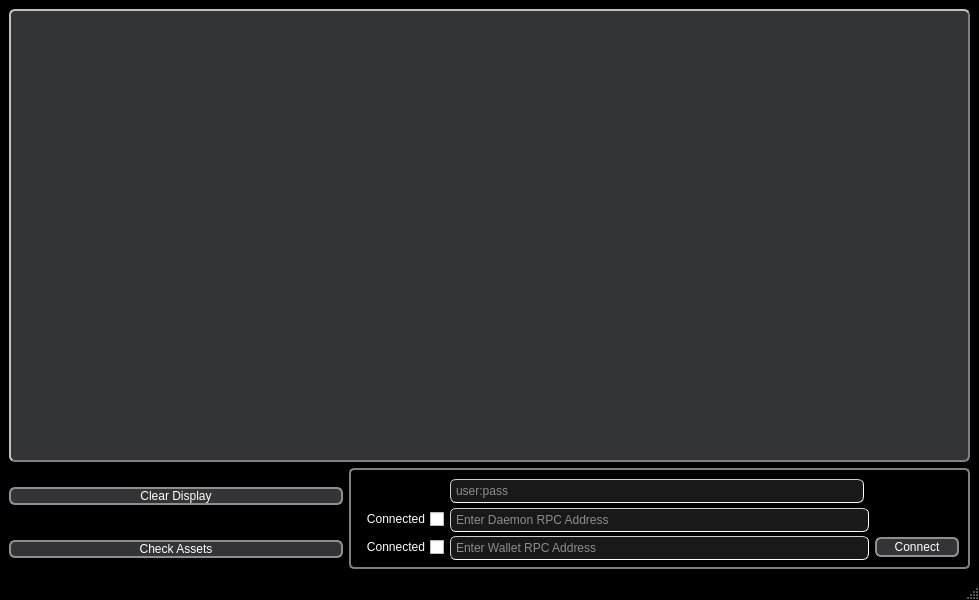
<?xml version="1.0" encoding="UTF-8"?>
<ui version="4.0">
 <class>MainWindow</class>
 <widget class="QMainWindow" name="MainWindow">
  <property name="geometry">
   <rect>
    <x>0</x>
    <y>0</y>
    <width>979</width>
    <height>600</height>
   </rect>
  </property>
  <property name="windowTitle">
   <string>dReam Tables - NFAVerify</string>
  </property>
  <property name="styleSheet">
   <string notr="true">QMainWindow {
	background-color: rgb(0, 0, 0);
}

QGroupBox {
    border: 2px solid gray;
    border-radius: 5px;
}

QPushButton:enabled{
	color: rgb(255, 255, 255);
	background-color: rgba(85, 88, 93, 150);
    border: 2px solid #8f8f91;
    border-radius: 6px;
    min-width: 80px;
}

QPushButton:hover {
	background-color: rgba(79, 186, 196, 150);
}

QPushButton:pressed {
	background-color: rgb(56, 47, 165);
}

QPushButton:!enabled{
    border: 2px solid;
	border-color: rgba(143, 143, 145, 90);
    border-radius: 6px;
	color: rgba(0, 0, 0, 0);
    border-radius: 6px;
    min-width: 80px;
}

QLineEdit {
    color: rgb(255, 255, 255);
    border-style: inset;
    border-width: 1px;
    border-radius: 6px;
	border-color: rgb(207, 207, 207);
    padding: 3px;
	background-color: rgb(25, 25, 25);
}</string>
  </property>
  <widget class="QWidget" name="centralwidget">
   <layout class="QGridLayout" name="gridLayout">
    <item row="0" column="0" colspan="2">
     <widget class="QTextBrowser" name="textBrowser">
      <property name="minimumSize">
       <size>
        <width>961</width>
        <height>432</height>
       </size>
      </property>
      <property name="styleSheet">
       <string notr="true">QTextBrowser{
    border-color: rgb(128, 128, 128);
    border-style: outset;
    border-width: 2px;
    border-radius: 6px;
    padding: 3px;
    background-color: rgba(85, 88, 93, 150);
    color: rgb(255, 255, 255);
}
</string>
      </property>
     </widget>
    </item>
    <item row="1" column="0">
     <widget class="QPushButton" name="clearButton">
      <property name="text">
       <string>Clear Display</string>
      </property>
     </widget>
    </item>
    <item row="1" column="1" rowspan="2">
     <widget class="QGroupBox" name="rpcGroupBox">
      <property name="minimumSize">
       <size>
        <width>621</width>
        <height>101</height>
       </size>
      </property>
      <property name="maximumSize">
       <size>
        <width>621</width>
        <height>101</height>
       </size>
      </property>
      <property name="styleSheet">
       <string notr="true">QGroupBox {
    border: 2px solid gray;
    border-radius: 5px;
	background-color: rgba(0, 0, 0, 180);
}

QGroupBox::title {
	color: rgb(255, 255, 255);
    subcontrol-origin: top;
    subcontrol-position: top left; 
    padding: 0 3px;
    border: 2px solid gray;
    border-bottom-right-radius: 6px;
}

QGroupBox::indicator {
    width: 13px;
    height: 13px;
}</string>
      </property>
      <property name="title">
       <string/>
      </property>
      <layout class="QGridLayout" name="gridLayout_3">
       <item row="2" column="3">
        <widget class="QPushButton" name="connectButton">
         <property name="minimumSize">
          <size>
           <width>84</width>
           <height>20</height>
          </size>
         </property>
         <property name="maximumSize">
          <size>
           <width>84</width>
           <height>20</height>
          </size>
         </property>
         <property name="styleSheet">
          <string notr="true"/>
         </property>
         <property name="text">
          <string>Connect</string>
         </property>
        </widget>
       </item>
       <item row="0" column="1">
        <widget class="QLineEdit" name="userpassInput">
         <property name="minimumSize">
          <size>
           <width>414</width>
           <height>24</height>
          </size>
         </property>
         <property name="maximumSize">
          <size>
           <width>615</width>
           <height>24</height>
          </size>
         </property>
         <property name="toolTip">
          <string>Enter rpc login info</string>
         </property>
         <property name="styleSheet">
          <string notr="true"/>
         </property>
         <property name="text">
          <string/>
         </property>
         <property name="echoMode">
          <enum>QLineEdit::Password</enum>
         </property>
         <property name="readOnly">
          <bool>false</bool>
         </property>
         <property name="placeholderText">
          <string>user:pass</string>
         </property>
        </widget>
       </item>
       <item row="1" column="0">
        <widget class="QCheckBox" name="daemonConnectedBox">
         <property name="enabled">
          <bool>true</bool>
         </property>
         <property name="maximumSize">
          <size>
           <width>90</width>
           <height>16777215</height>
          </size>
         </property>
         <property name="focusPolicy">
          <enum>Qt::NoFocus</enum>
         </property>
         <property name="layoutDirection">
          <enum>Qt::RightToLeft</enum>
         </property>
         <property name="styleSheet">
          <string notr="true">QCheckBox {
	color: rgb(255, 255, 255);
}</string>
         </property>
         <property name="text">
          <string>Connected</string>
         </property>
         <property name="checkable">
          <bool>true</bool>
         </property>
         <property name="autoExclusive">
          <bool>false</bool>
         </property>
        </widget>
       </item>
       <item row="1" column="1" colspan="2">
        <widget class="QLineEdit" name="daemonRPCinput">
         <property name="minimumSize">
          <size>
           <width>414</width>
           <height>24</height>
          </size>
         </property>
         <property name="maximumSize">
          <size>
           <width>615</width>
           <height>24</height>
          </size>
         </property>
         <property name="text">
          <string/>
         </property>
         <property name="placeholderText">
          <string>Enter Daemon RPC Address</string>
         </property>
        </widget>
       </item>
       <item row="2" column="0">
        <widget class="QCheckBox" name="walletConnectedBox">
         <property name="enabled">
          <bool>true</bool>
         </property>
         <property name="maximumSize">
          <size>
           <width>90</width>
           <height>16777215</height>
          </size>
         </property>
         <property name="focusPolicy">
          <enum>Qt::NoFocus</enum>
         </property>
         <property name="layoutDirection">
          <enum>Qt::RightToLeft</enum>
         </property>
         <property name="styleSheet">
          <string notr="true">QCheckBox {
	color: rgb(255, 255, 255);
}</string>
         </property>
         <property name="text">
          <string>Connected</string>
         </property>
         <property name="checkable">
          <bool>true</bool>
         </property>
         <property name="autoExclusive">
          <bool>false</bool>
         </property>
        </widget>
       </item>
       <item row="2" column="1" colspan="2">
        <widget class="QLineEdit" name="walletRPCinput">
         <property name="minimumSize">
          <size>
           <width>414</width>
           <height>24</height>
          </size>
         </property>
         <property name="maximumSize">
          <size>
           <width>615</width>
           <height>24</height>
          </size>
         </property>
         <property name="text">
          <string/>
         </property>
         <property name="placeholderText">
          <string>Enter Wallet RPC Address</string>
         </property>
        </widget>
       </item>
      </layout>
     </widget>
    </item>
    <item row="2" column="0">
     <widget class="QPushButton" name="assetsButton">
      <property name="text">
       <string>Check Assets</string>
      </property>
     </widget>
    </item>
   </layout>
  </widget>
  <widget class="QMenuBar" name="menubar">
   <property name="geometry">
    <rect>
     <x>0</x>
     <y>0</y>
     <width>979</width>
     <height>21</height>
    </rect>
   </property>
  </widget>
  <widget class="QStatusBar" name="statusbar"/>
 </widget>
 <resources/>
 <connections/>
</ui>
